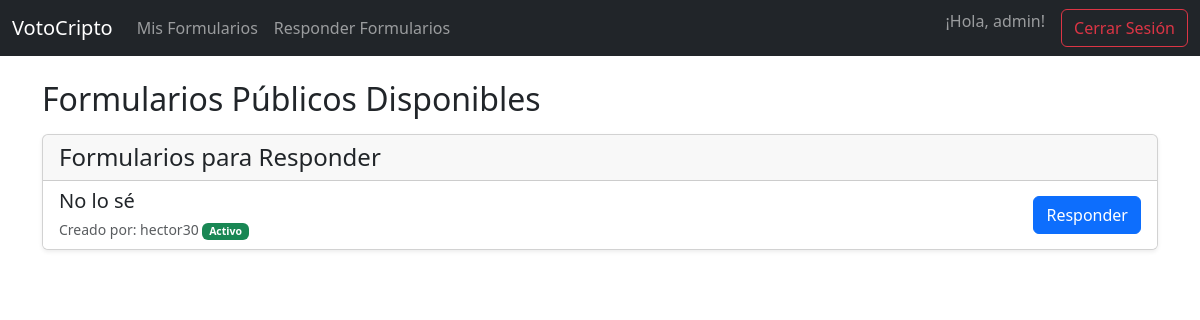
/votacion/ (signed in), run on an earlier commit of the app's database.
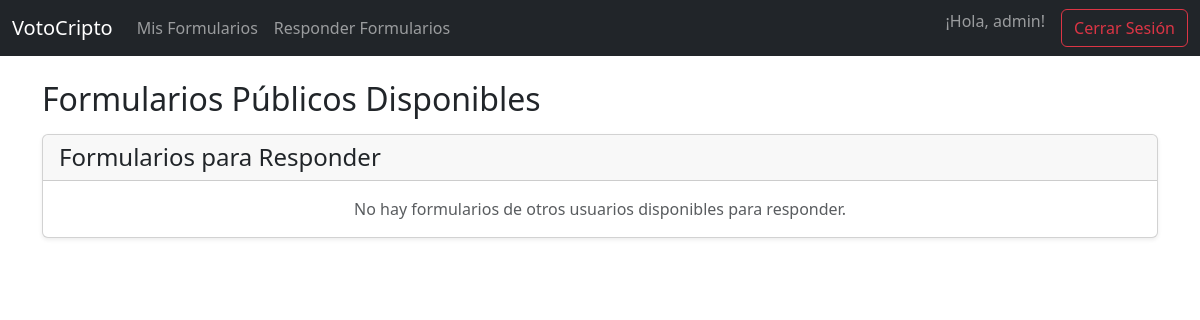
And on a later commit of the database.
### votacion/models.py (models this page shows, shortened)
class Formulario(models.Model):
    propietario = models.ForeignKey(User, on_delete=models.CASCADE, related_name='formularios')
    titulo = models.CharField(max_length=255)
    descripcion = models.TextField(blank=True, null=True)
    pub_date = models.DateTimeField('fecha de publicación', default=timezone.now)
    duration = models.IntegerField(default=7, help_text="Duración del formulario en días.")
    def is_closed(self):
        closing_date = self.pub_date + datetime.timedelta(days=self.duration)
        return timezone.now() > closing_date

### votacion/views.py (the view)
# urls.py: path('', views.FormularioListView.as_view(), name='formulario_list'),
class FormularioListView(LoginRequiredMixin, generic.ListView):
    login_url = '/accounts/login/'
    template_name = 'votacionC/formulario_list_public.html'
    context_object_name = 'formulario_list'
    def get_queryset(self):
        return Formulario.objects.filter(
            pub_date__lte=timezone.now(),
            duration__gt=0
        ).exclude(
            propietario=self.request.user
        ).exclude(
            envios__usuario=self.request.user
        ).order_by('-pub_date')

### votacion/templates/votacionC/formulario_list_public.html
{% extends "votacionC/base.html" %}
{% block content %}
<h2 class="mb-3">Formularios Públicos Disponibles</h2>
<div class="card shadow-sm">
  <div class="card-header">
    <h4 class="mb-0">Formularios para Responder</h4>
  </div>
  {% if formulario_list %}
    <div class="list-group list-group-flush">
      {% for formulario in formulario_list %}
        <div class="list-group-item">
          <div class="row align-items-center">
            <div class="col-md-8">
              <h5 class="mb-1">{{ formulario.titulo }}</h5>
              <small class="text-muted">
                Creado por: {{ formulario.propietario.username }}
                {% if formulario.is_closed %}
                  <span class="badge bg-secondary">Cerrado</span>
                {% else %}
                  <span class="badge bg-success">Activo</span>
                {% endif %}
              </small>
            </div>
            <div class="col-md-4 text-md-end mt-2 mt-md-0">
              {% if not formulario.is_closed %}
                <a href="{% url 'votacion:formulario_respond' formulario.pk %}" class="btn btn-primary">
                  Responder
                </a>
              {% endif %}
            </div>
          </div>
        </div>
      {% endfor %}
    </div>
  {% else %}
    <div class="card-body text-center">
      <p class="text-muted mb-0">No hay formularios de otros usuarios disponibles para responder.</p>
    </div>
  {% endif %}
</div>
{% endblock %}

What changed in the data, as far as the page shows it:
no longer on this page (row edited): Formulario: titulo "No lo sé", propietario.username "hector30", duration "Activo"
Also different on the page:
text now shown: "No hay formularios de otros usuarios disponibles para responder."
